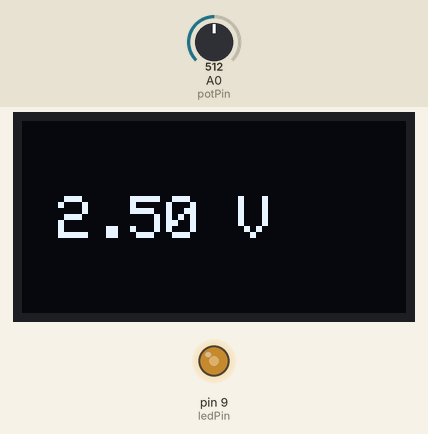
Bench run of a sketch on a simulated Arduino Uno, built with avr-gcc and run on an emulated ATmega328P. On the bench: 128×64 one-colour display, output pins drawn as LEDs (lit = HIGH). The test bench sets the inputs (shaded band); at power-on: A0 (potPin) = 512. What the sketch prints to the serial monitor is not drawn.

Above: at 1.2 s.
1.3 s: A0 (potPin) set to 716
At 2.8 s:
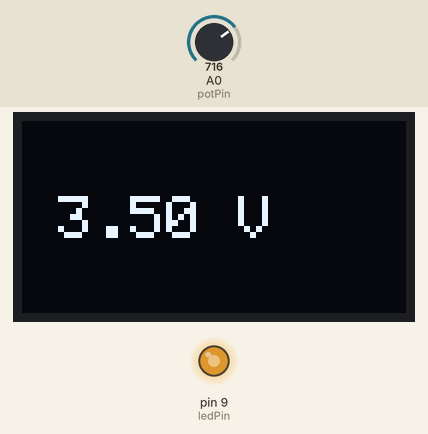
3.6 s: A0 (potPin) set to 900
At 5.2 s:
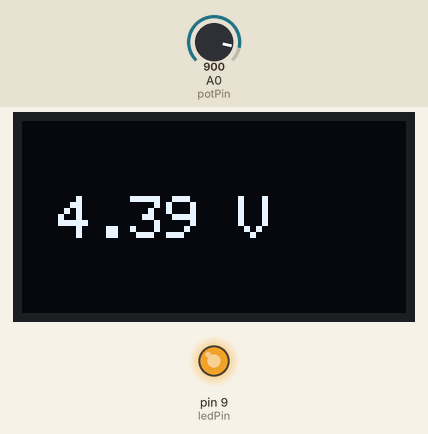
5.6 s: A0 (potPin) set to 122
At 7.4 s:
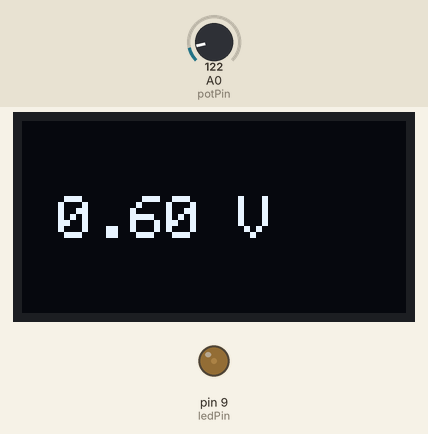
7.7 s: A0 (potPin) set to 0
At 8.7 s:
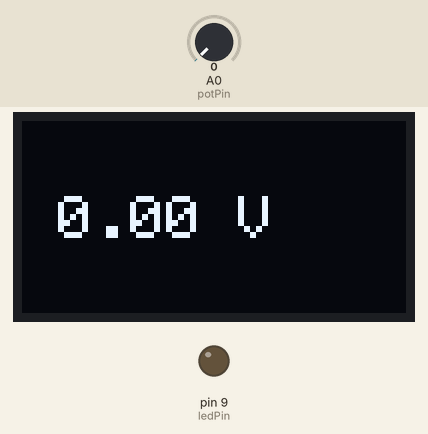
Timing chart, 0 to 10.7 s (numbered marks = the images above; inputs shaded):
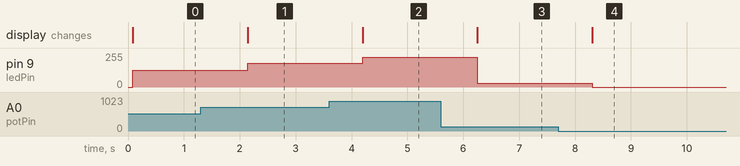

The sketch:

adc.ino
```cpp
#include <Wire.h>
#include <Adafruit_GFX.h>
#include <Adafruit_SSD1306.h>

// 定义屏幕宽度和高度
#define SCREEN_WIDTH 128
#define SCREEN_HEIGHT 64

// 创建一个Adafruit_SSD1306对象。参数为复位引脚，由于许多模块没有使用，因此传递-1。
Adafruit_SSD1306 display(SCREEN_WIDTH, SCREEN_HEIGHT, &Wire, -1);

// 定义电位器连接到的模拟输入引脚
const int potPin = A0;
// 定义LED连接到的数字引脚，需要支持PWM
const int ledPin = 9;

void refresh(float value)
{
  display.clearDisplay();
  display.setTextSize(2);
  display.setCursor(0,25);
  String str1 = " ";
  String str2 = " V";
  String str = str1 + value + str2;
  display.println(str.c_str());
  display.display();
  Serial.println(str);
}

void setup() {
  // 初始化LED引脚为输出模式
  pinMode(ledPin, OUTPUT);

  Serial.begin(9600); // 初始化串口

  // 初始化OLED显示屏
  if(!display.begin(SSD1306_SWITCHCAPVCC, 0x3C)) {
    Serial.println(F("SSD1306 allocation failed"));
    for(;;);
  }

  display.clearDisplay();
  display.setTextSize(1);
  display.setTextColor(SSD1306_WHITE);
  display.display();
}

void loop() {
  // 读取电位器的值（0到1023之间）
  int potValue = analogRead(potPin);
  float value = potValue / 1024.0 * 5.0;
  Serial.println(value);

  refresh(value);

  // 将读取的模拟值映射到PWM范围（0到255之间）
  int ledBrightness = map(potValue, 0, 1023, 0, 255);
  // 设置LED的亮度
  analogWrite(ledPin, ledBrightness);

  // 为了看到亮度变化，这里延迟100毫秒
  delay(1000);
}
```

Measured:
- after the input at 1.3 s, pin 9 (ledPin): 127/255 → 178/255 after 0.84 s; the display: changes after 0.84 s (image 1)
- after the input at 3.6 s, pin 9 (ledPin): 178/255 → 224/255 after 0.60 s; the display: changes after 0.60 s (image 2)
- after the input at 5.6 s, pin 9 (ledPin): 224/255 → 30/255 after 0.65 s; the display: changes after 0.65 s (image 3)
- after the input at 7.7 s, pin 9 (ledPin): 30/255 → 0/255 after 0.61 s; the display: changes after 0.61 s (image 4)
